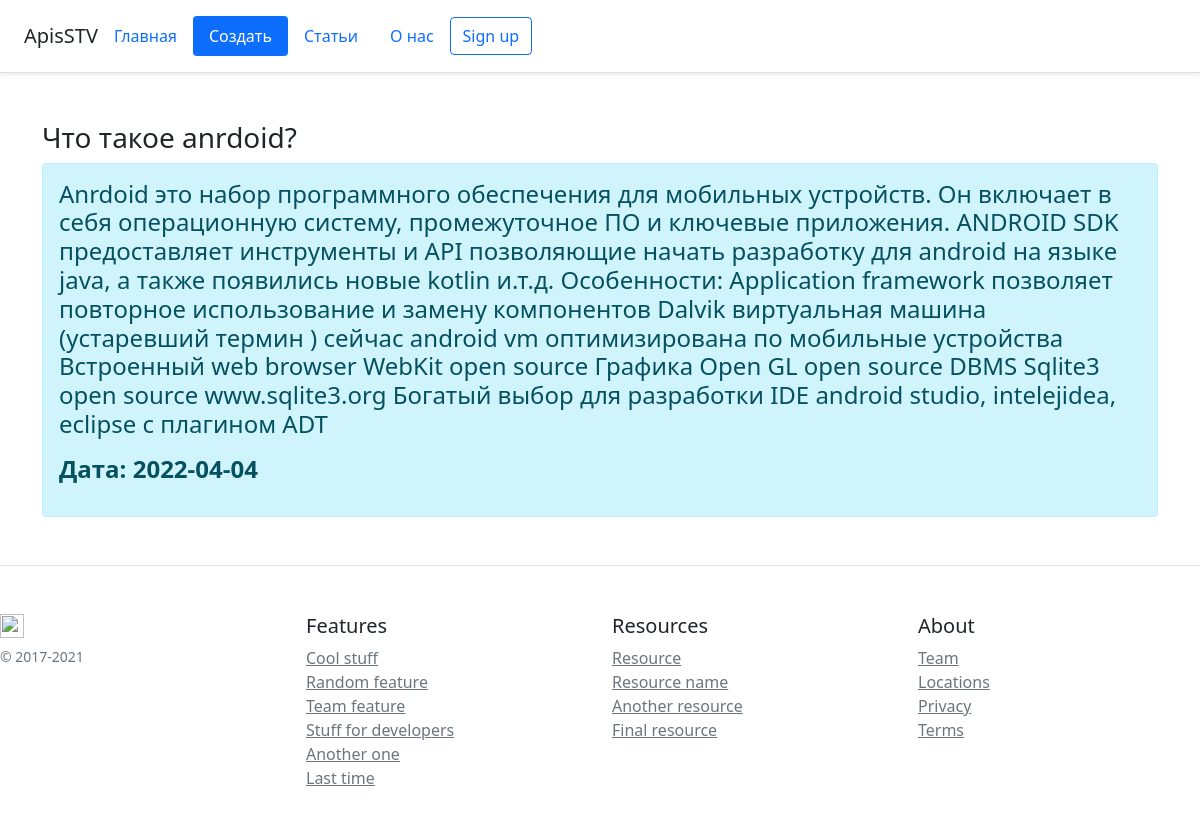
Page /posts1 on the committed database.
### android_developer_blog/app.py (models this page shows, shortened)
class Article(db.Model):
    id = db.Column(db.Integer, primary_key = True)
    title = db.Column(db.String(100), nullable=False)
    intro = db.Column(db.String(300), nullable = False)
    text = db.Column(db.Text, nullable=False)
    date = db.Column(db.DateTime, default=datetime.utcnow)

### android_developer_blog/app.py (the view)
@app.route('/posts<int:id>')
def post_detail(id):
    article = Article.query.get(id)
    return render_template("post_detail.html", article=article)

### android_developer_blog/templates/post_detail.html (shortened to what this page needs)
<!DOCTYPE html>
{% extends 'base.html' %}
{% block body %}
<div class = "container mt-5">
    <H3>{{ article.title}}</H3>
      <div class="alert alert-info">
          <p>{{ article.text }}</p>
          <p><b>Дата: {{ article.date.date()}}</b></p>
      </div>
</div>
{% endblock %}

### rows in the picture
Article: title "Что такое anrdoid?", text "Anrdoid это набор программного обеспечения для мобильных устройств. Он включает в себя операционную систему, промежуточное ПО и ключевые приложения. ANDROID SDK предоставляет инструменты и API позволяющие начать разработку для android на языке java, а также появились новые kotlin и.т.д. Особенности: Application framework позволяет повторное использование и замену компонентов Dalvik виртуальная машина (устаревший термин ) сейчас android vm оптимизирована по мобильные устройства Встроенный web browser WebKit open source Графика Open GL open source DBMS Sqlite3 open source www.sqlite3.org Богатый выбор для разработки IDE android studio, intelejidea, eclipse с плагином ADT", date "2022-04-04"
